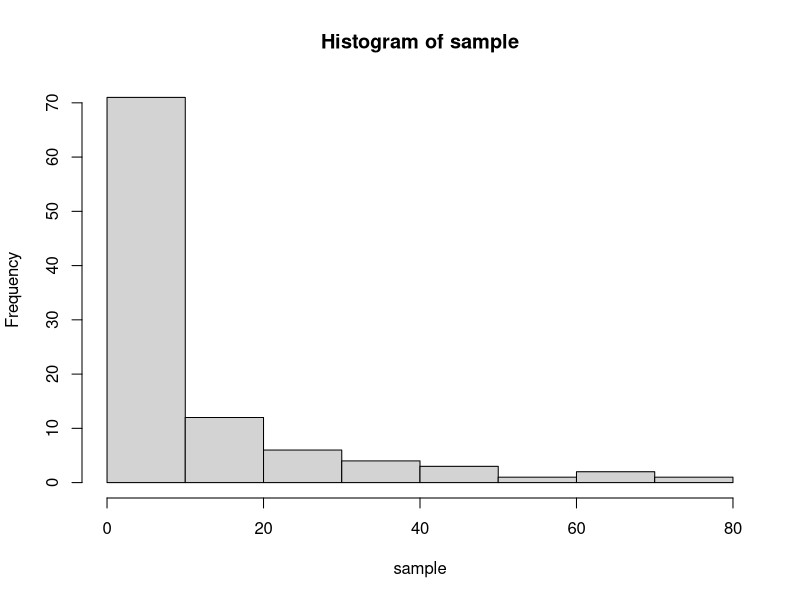
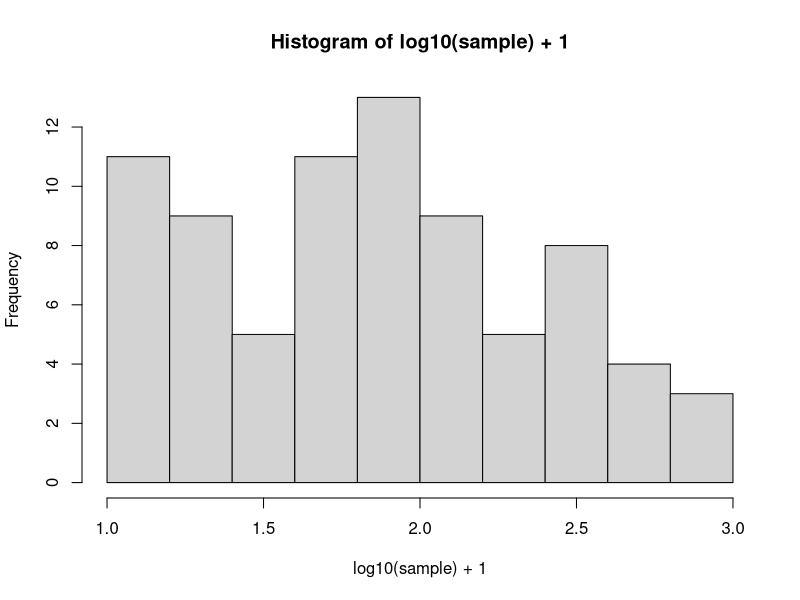

Recreate these plots in R, in order.
## ---- chunk 1
set.seed(0)
## ---- chunk 2
sample<-rnbinom(100, size=0.5, mu=10)
sample
## ---- chunk 3
hist(sample)
## ---- chunk 4
hist(log10(sample)+1)

## ---- chunk 5
mean<- mean(sample)
variance<- var(sample)
